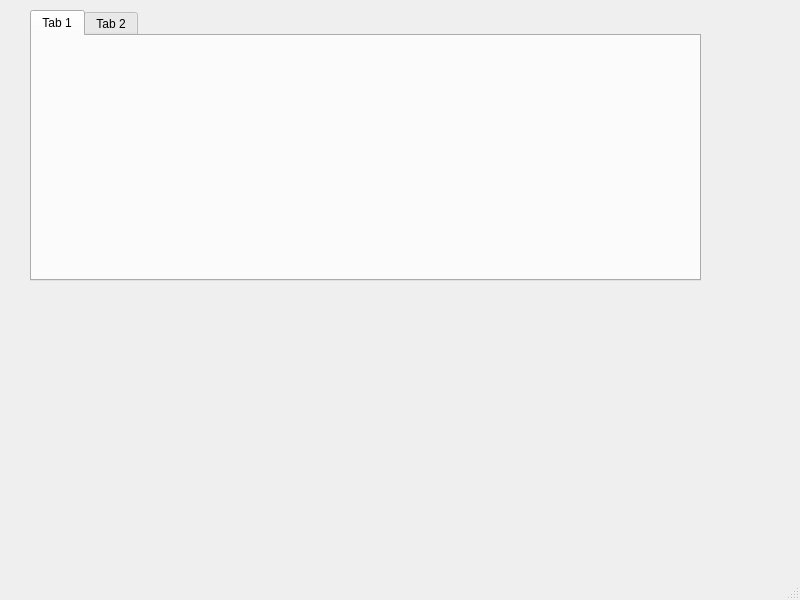
<?xml version="1.0" encoding="UTF-8"?>
<ui version="4.0">
 <class>MainWindow</class>
 <widget class="QMainWindow" name="MainWindow">
  <property name="geometry">
   <rect>
    <x>0</x>
    <y>0</y>
    <width>800</width>
    <height>600</height>
   </rect>
  </property>
  <property name="windowTitle">
   <string>MainWindow</string>
  </property>
  <widget class="QWidget" name="centralwidget">
   <widget class="QTabWidget" name="tabWidget">
    <property name="geometry">
     <rect>
      <x>30</x>
      <y>10</y>
      <width>671</width>
      <height>271</height>
     </rect>
    </property>
    <property name="currentIndex">
     <number>0</number>
    </property>
    <widget class="QWidget" name="tab">
     <attribute name="title">
      <string>Tab 1</string>
     </attribute>
    </widget>
    <widget class="QWidget" name="tab_2">
     <attribute name="title">
      <string>Tab 2</string>
     </attribute>
    </widget>
   </widget>
  </widget>
  <widget class="QMenuBar" name="menubar">
   <property name="geometry">
    <rect>
     <x>0</x>
     <y>0</y>
     <width>800</width>
     <height>33</height>
    </rect>
   </property>
  </widget>
  <widget class="QStatusBar" name="statusbar"/>
 </widget>
 <resources/>
 <connections/>
</ui>
